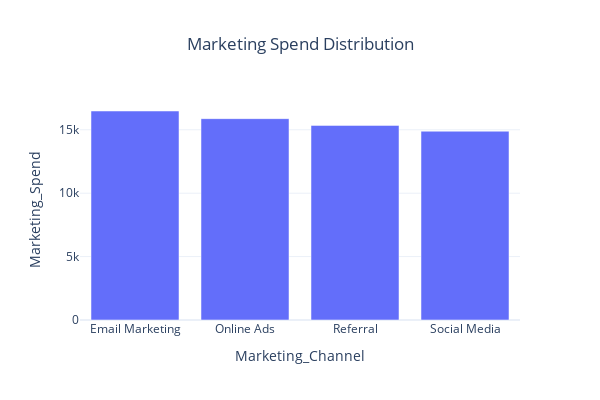

Notebook code cell kept with this figure:
### Code cell
# Provided data
data = {
    'Marketing_Channel': ['Email Marketing', 'Online Ads', 'Referral', 'Social Media'],
    'Marketing_Spend': [16481.306045, 15877.671960, 15346.198311, 14889.465778]
}

# Convert the data dictionary to a pandas DataFrame
df = pd.DataFrame(data)

# Create a bar chart where y is Marketing Spend and x is Marketing Channels
fig = px.bar(df, x='Marketing_Channel', y='Marketing_Spend', title='Marketing Spend by Channel')

# Customize layout to adjust chart size
fig.update_layout(
    title='Marketing Spend Distribution',
    title_x=0.5,  # Set title to be at the top center
    width=600,    # Set width of the chart
    height=400    # Set height of the chart
)

# Show the figure
fig.show()

### Figure 1 — Plotly figure (JSON) as saved in the notebook; plotly's stock layout.template omitted (floating-point values rounded to 4 significant figures)
{"data": [{"alignmentgroup": "True", "hovertemplate": "Marketing_Channel=%{x}<br>Marketing_Spend=%{y}<extra></extra>", "legendgroup": "", "marker": {"color": "#636efa", "pattern": {"shape": ""}}, "name": "", "offsetgroup": "", "orientation": "v", "showlegend": false, "textposition": "auto", "type": "bar", "x": ["Email Marketing", "Online Ads", "Referral", "Social Media"], "xaxis": "x", "y": [16480.0, 15880.0, 15350.0, 14890.0], "yaxis": "y"}], "layout": {"barmode": "relative", "height": 400, "legend": {"tracegroupgap": 0}, "title": {"text": "Marketing Spend Distribution", "x": 0.5}, "width": 600, "xaxis": {"anchor": "y", "domain": [0, 1], "title": {"text": "Marketing_Channel"}}, "yaxis": {"anchor": "x", "domain": [0, 1], "title": {"text": "Marketing_Spend"}}}}
